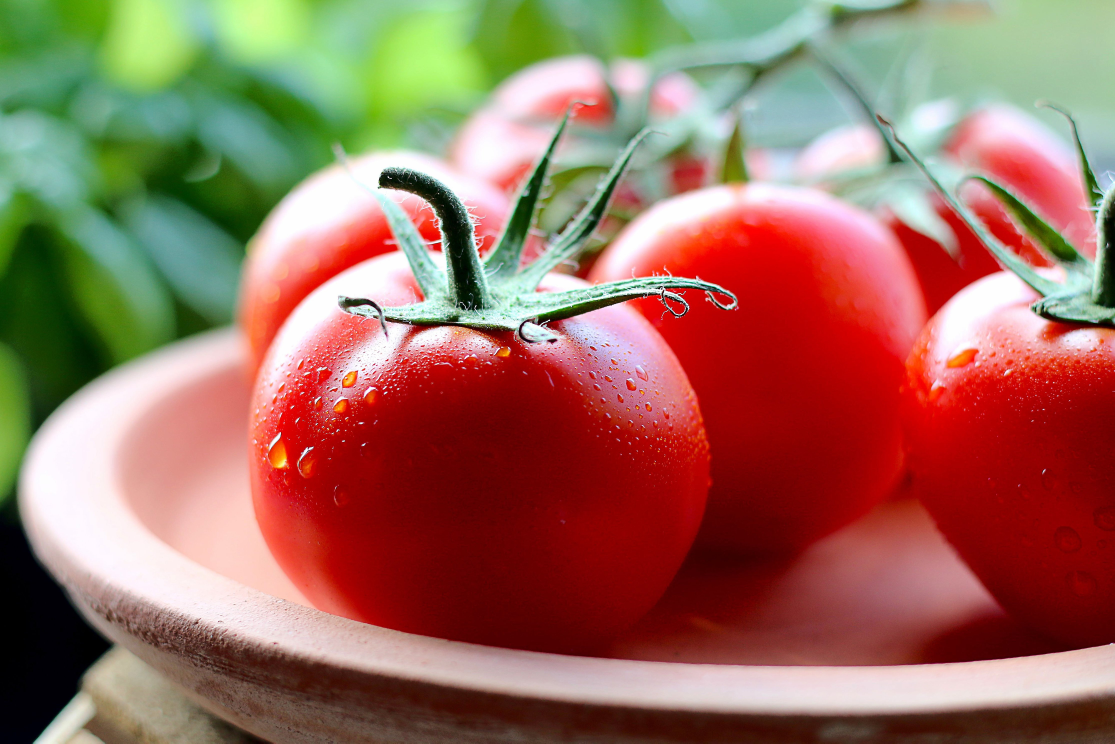
#> input picture sample2d/original.jpg, 4460 x 2973 px (shown at 1/4 size)
$ python gen.py
#> lines starting #> are read from the running program, lines starting #| are printed output that depends on the picture
#!/usr/bin/env python3
# -*- coding: utf-8 -*-

import cv2
import os

def main():
    os.makedirs("data", exist_ok=True)
    orig = cv2.imread("original.jpg")
#> orig is the input picture: shape (2973, 4460, 3); mean B, G, R 92.4, 109.3, 154.2
    orig = cv2.resize(orig, (750, 500))
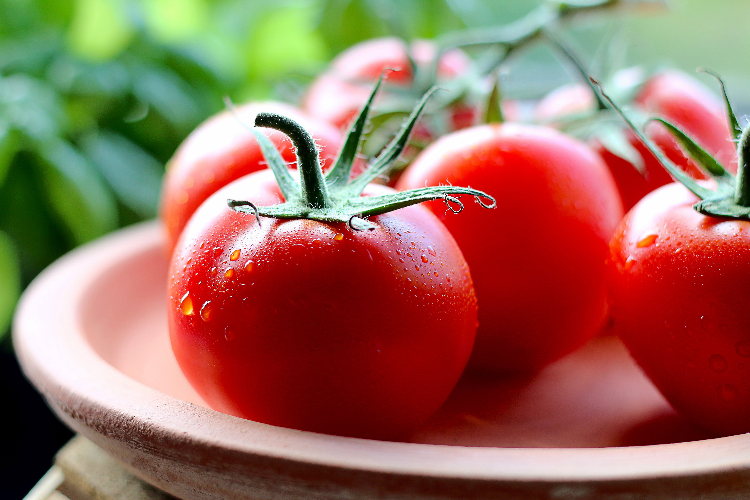
#> orig: shape (500, 750, 3); mean B, G, R 92.3, 109.2, 154.1

    for i in range(197):
        blur = i % 99
        blur = blur + 1
        if i < 99:
            blur = 99 - blur
        blur = blur + 1

        #print("%3d: %d" % (i, blur))
        img = cv2.blur(orig, (blur, blur))
        cv2.imwrite("data/blur_" + str(i).zfill(3) + ".png", img)
#> this loop made 197 passes
#> pass 1, in main, `img = cv2.blur(orig, (blur, blur))`:
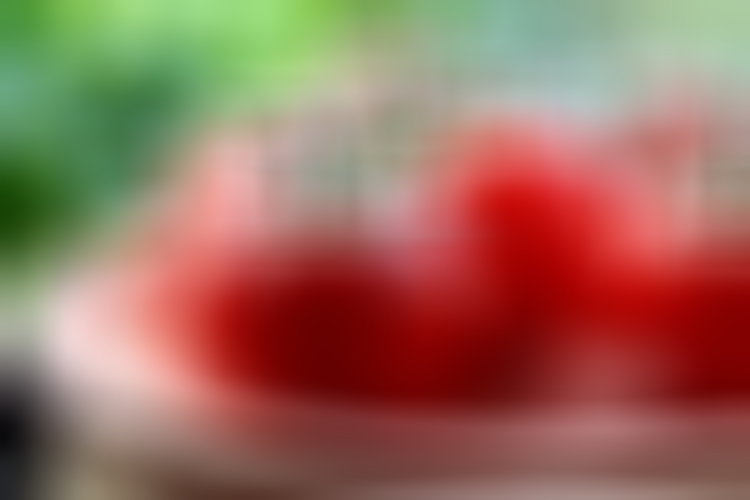
#> img: shape (500, 750, 3); mean B, G, R 92.4, 109.3, 154.2

if __name__ == '__main__':
    main()
